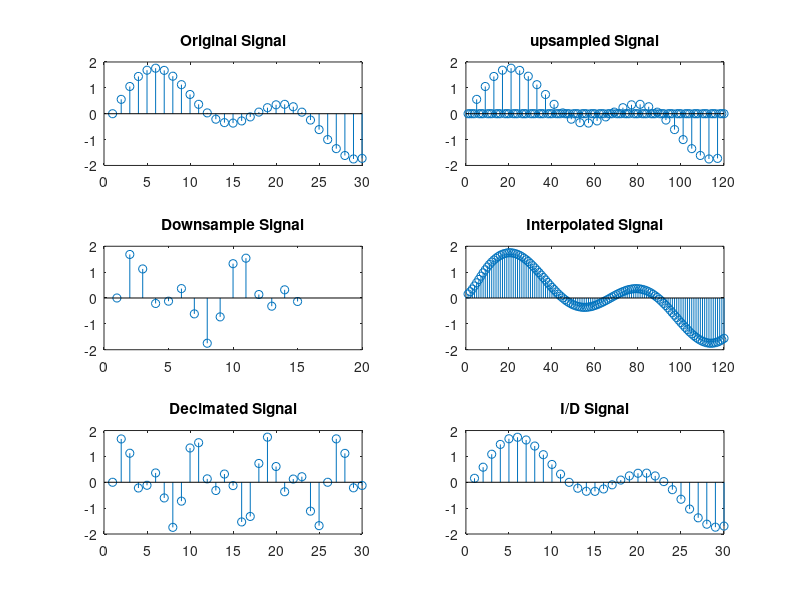

MATLAB code to generate this figure:
t = 0:0.001:1;     % Time vector
x = sin(2*pi*30*t) + sin(2*pi*60*t);           %signal

%upsampling
y = upsample(x,4);
subplot(321)
stem(x(1:30)); 
title('Original Signal');
subplot(322)
stem(y(1:120)); 
title('upsampled Signal');

%downsampling
y = downsample(x,4);
subplot(323)
stem(y(1:15)); 
title('Downsample Signal');

%interpolation
y = interp(x,4);
subplot(324)
stem(y(1:120)); 
title('Interpolated Signal');

%decimation
y = decimate(x,4);
subplot(325)
stem(y(1:30))                        % Decimated signal
title('Decimated Signal')


y = interp(x,4);
y = decimate(y,4);
subplot(326)
stem(y(1:30))                        % Decimated signal
title('I/D Signal')



